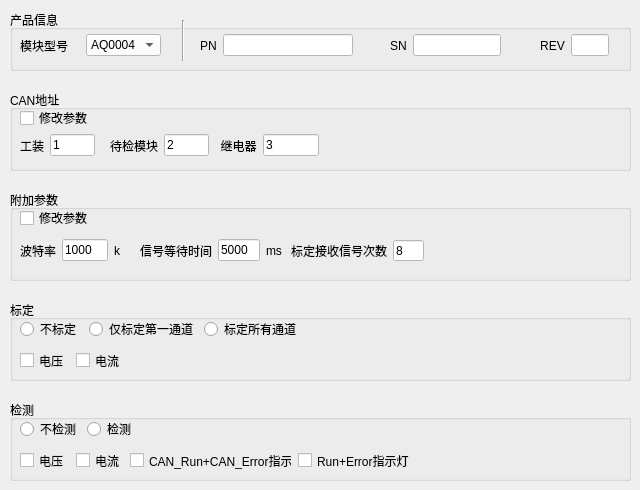
   <widget class="QWidget" name="tab_3">
    <attribute name="title">
     <string>AO</string>
    </attribute>
    <widget class="QGroupBox" name="groupBox_14">
     <property name="geometry">
      <rect>
       <x>10</x>
       <y>400</y>
       <width>621</width>
       <height>81</height>
      </rect>
     </property>
     <property name="title">
      <string>检测</string>
     </property>
     <widget class="QWidget" name="layoutWidget_38">
      <property name="geometry">
       <rect>
        <x>10</x>
        <y>20</y>
        <width>121</width>
        <height>18</height>
       </rect>
      </property>
      <layout class="QHBoxLayout" name="horizontalLayout_52">
       <item>
        <widget class="QRadioButton" name="radioButton_16">
         <property name="text">
          <string>不检测</string>
         </property>
        </widget>
       </item>
       <item>
        <widget class="QRadioButton" name="radioButton_17">
         <property name="text">
          <string>检测</string>
         </property>
        </widget>
       </item>
      </layout>
     </widget>
     <widget class="QWidget" name="layoutWidget_39">
      <property name="geometry">
       <rect>
        <x>10</x>
        <y>50</y>
        <width>105</width>
        <height>21</height>
       </rect>
      </property>
      <layout class="QHBoxLayout" name="horizontalLayout_53">
       <item>
        <widget class="QCheckBox" name="checkBox_29">
         <property name="text">
          <string>电压</string>
         </property>
        </widget>
       </item>
       <item>
        <widget class="QCheckBox" name="checkBox_30">
         <property name="text">
          <string>电流</string>
         </property>
        </widget>
       </item>
      </layout>
     </widget>
     <widget class="QWidget" name="layoutWidget_40">
      <property name="geometry">
       <rect>
        <x>120</x>
        <y>50</y>
        <width>285</width>
        <height>21</height>
       </rect>
      </property>
      <layout class="QHBoxLayout" name="horizontalLayout_54">
       <item>
        <widget class="QCheckBox" name="checkBox_31">
         <property name="text">
          <string>CAN_Run+CAN_Error指示灯</string>
         </property>
        </widget>
       </item>
       <item>
        <widget class="QCheckBox" name="checkBox_32">
         <property name="text">
          <string>Run+Error指示灯</string>
         </property>
        </widget>
       </item>
      </layout>
     </widget>
    </widget>
    <widget class="QGroupBox" name="groupBox_15">
     <property name="geometry">
      <rect>
       <x>10</x>
       <y>90</y>
       <width>621</width>
       <height>81</height>
      </rect>
     </property>
     <property name="title">
      <string>CAN地址</string>
     </property>
     <widget class="QWidget" name="layoutWidget_41">
      <property name="geometry">
       <rect>
        <x>10</x>
        <y>40</y>
        <width>75</width>
        <height>31</height>
       </rect>
      </property>
      <layout class="QHBoxLayout" name="horizontalLayout_55">
       <item>
        <widget class="QLabel" name="label_74">
         <property name="text">
          <string>工装</string>
         </property>
         <property name="alignment">
          <set>Qt::AlignCenter</set>
         </property>
        </widget>
       </item>
       <item>
        <widget class="QLineEdit" name="lineEdit_39">
         <property name="styleSheet">
          <string notr="true">background-color: rgb(255, 255, 255);</string>
         </property>
         <property name="text">
          <string>1</string>
         </property>
        </widget>
       </item>
      </layout>
     </widget>
     <widget class="QWidget" name="layoutWidget_43">
      <property name="geometry">
       <rect>
        <x>100</x>
        <y>40</y>
        <width>99</width>
        <height>31</height>
       </rect>
      </property>
      <layout class="QHBoxLayout" name="horizontalLayout_58">
       <item>
        <widget class="QLabel" name="label_75">
         <property name="text">
          <string>待检模块</string>
         </property>
         <property name="alignment">
          <set>Qt::AlignCenter</set>
         </property>
        </widget>
       </item>
       <item>
        <widget class="QLineEdit" name="lineEdit_40">
         <property name="styleSheet">
          <string notr="true">background-color: rgb(255, 255, 255);</string>
         </property>
         <property name="text">
          <string>2</string>
         </property>
        </widget>
       </item>
      </layout>
     </widget>
     <widget class="QWidget" name="layoutWidget_44">
      <property name="geometry">
       <rect>
        <x>210</x>
        <y>40</y>
        <width>99</width>
        <height>31</height>
       </rect>
      </property>
      <layout class="QHBoxLayout" name="horizontalLayout_59">
       <item>
        <widget class="QLabel" name="label_76">
         <property name="text">
          <string>继电器</string>
         </property>
         <property name="alignment">
          <set>Qt::AlignCenter</set>
         </property>
        </widget>
       </item>
       <item>
        <widget class="QLineEdit" name="lineEdit_41">
         <property name="styleSheet">
          <string notr="true">background-color: rgb(255, 255, 255);</string>
         </property>
         <property name="text">
          <string>3</string>
         </property>
        </widget>
       </item>
      </layout>
     </widget>
     <widget class="QCheckBox" name="checkBox_33">
      <property name="geometry">
       <rect>
        <x>10</x>
        <y>20</y>
        <width>71</width>
        <height>16</height>
       </rect>
      </property>
      <property name="text">
       <string>修改参数</string>
      </property>
     </widget>
    </widget>
    <widget class="QGroupBox" name="groupBox_8">
     <property name="geometry">
      <rect>
       <x>10</x>
       <y>190</y>
       <width>621</width>
       <height>91</height>
      </rect>
     </property>
     <property name="title">
      <string>附加参数</string>
     </property>
     <widget class="QWidget" name="layoutWidget_45">
      <property name="geometry">
       <rect>
        <x>10</x>
        <y>45</y>
        <width>101</width>
        <height>31</height>
       </rect>
      </property>
      <layout class="QHBoxLayout" name="horizontalLayout_60">
       <item>
        <widget class="QLabel" name="label_77">
         <property name="text">
          <string>波特率</string>
         </property>
        </widget>
       </item>
       <item>
        <widget class="QLineEdit" name="lineEdit_42">
         <property name="styleSheet">
          <string notr="true">background-color: rgb(255, 255, 255);</string>
         </property>
         <property name="text">
          <string>1000</string>
         </property>
        </widget>
       </item>
       <item>
        <widget class="QLabel" name="label_78">
         <property name="text">
          <string>k</string>
         </property>
        </widget>
       </item>
      </layout>
     </widget>
     <widget class="QWidget" name="layoutWidget_46">
      <property name="geometry">
       <rect>
        <x>130</x>
        <y>45</y>
        <width>142</width>
        <height>31</height>
       </rect>
      </property>
      <layout class="QHBoxLayout" name="horizontalLayout_61">
       <item>
        <widget class="QLabel" name="label_79">
         <property name="text">
          <string>信号等待时间</string>
         </property>
        </widget>
       </item>
       <item>
        <widget class="QLineEdit" name="lineEdit_43">
         <property name="styleSheet">
          <string notr="true">background-color: rgb(255, 255, 255);</string>
         </property>
         <property name="text">
          <string>5000</string>
         </property>
        </widget>
       </item>
       <item>
        <widget class="QLabel" name="label_80">
         <property name="text">
          <string>ms</string>
         </property>
        </widget>
       </item>
      </layout>
     </widget>
     <widget class="QLineEdit" name="lineEdit_44">
      <property name="geometry">
       <rect>
        <x>383</x>
        <y>50</y>
        <width>31</width>
        <height>21</height>
       </rect>
      </property>
      <property name="styleSheet">
       <string notr="true">background-color: rgb(255, 255, 255);</string>
      </property>
      <property name="text">
       <string>8</string>
      </property>
     </widget>
     <widget class="QLabel" name="label_81">
      <property name="geometry">
       <rect>
        <x>281</x>
        <y>50</y>
        <width>96</width>
        <height>21</height>
       </rect>
      </property>
      <property name="text">
       <string>标定接收信号次数</string>
      </property>
     </widget>
     <widget class="QCheckBox" name="checkBox_34">
      <property name="geometry">
       <rect>
        <x>10</x>
        <y>20</y>
        <width>71</width>
        <height>16</height>
       </rect>
      </property>
      <property name="text">
       <string>修改参数</string>
      </property>
     </widget>
    </widget>
    <widget class="QGroupBox" name="groupBox_16">
     <property name="geometry">
      <rect>
       <x>10</x>
       <y>10</y>
       <width>621</width>
       <height>61</height>
      </rect>
     </property>
     <property name="title">
      <string>产品信息</string>
     </property>
     <widget class="Line" name="line_8">
      <property name="geometry">
       <rect>
        <x>163</x>
        <y>10</y>
        <width>20</width>
        <height>41</height>
       </rect>
      </property>
      <property name="orientation">
       <enum>Qt::Vertical</enum>
      </property>
     </widget>
     <widget class="QWidget" name="layoutWidget_47">
      <property name="geometry">
       <rect>
        <x>530</x>
        <y>20</y>
        <width>69</width>
        <height>31</height>
       </rect>
      </property>
      <layout class="QHBoxLayout" name="horizontalLayout_62">
       <item>
        <widget class="QLabel" name="label_82">
         <property name="text">
          <string>REV</string>
         </property>
         <property name="alignment">
          <set>Qt::AlignCenter</set>
         </property>
        </widget>
       </item>
       <item>
        <widget class="QLineEdit" name="lineEdit_45">
         <property name="styleSheet">
          <string notr="true">background-color: rgb(255, 255, 255);</string>
         </property>
         <property name="text">
          <string/>
         </property>
        </widget>
       </item>
      </layout>
     </widget>
     <widget class="QWidget" name="layoutWidget_48">
      <property name="geometry">
       <rect>
        <x>380</x>
        <y>20</y>
        <width>111</width>
        <height>31</height>
       </rect>
      </property>
      <layout class="QHBoxLayout" name="horizontalLayout_63">
       <item>
        <widget class="QLabel" name="label_83">
         <property name="text">
          <string>SN</string>
         </property>
         <property name="alignment">
          <set>Qt::AlignCenter</set>
         </property>
        </widget>
       </item>
       <item>
        <widget class="QLineEdit" name="lineEdit_46">
         <property name="styleSheet">
          <string notr="true">background-color: rgb(255, 255, 255);</string>
         </property>
         <property name="text">
          <string/>
         </property>
        </widget>
       </item>
      </layout>
     </widget>
     <widget class="QWidget" name="layoutWidget_49">
      <property name="geometry">
       <rect>
        <x>190</x>
        <y>20</y>
        <width>153</width>
        <height>31</height>
       </rect>
      </property>
      <layout class="QHBoxLayout" name="horizontalLayout_64">
       <item>
        <widget class="QLabel" name="label_84">
         <property name="text">
          <string>PN</string>
         </property>
         <property name="alignment">
          <set>Qt::AlignCenter</set>
         </property>
        </widget>
       </item>
       <item>
        <widget class="QLineEdit" name="lineEdit_47">
         <property name="styleSheet">
          <string notr="true">background-color: rgb(255, 255, 255);</string>
         </property>
         <property name="text">
          <string/>
         </property>
        </widget>
       </item>
      </layout>
     </widget>
     <widget class="QWidget" name="layoutWidget_50">
      <property name="geometry">
       <rect>
        <x>10</x>
        <y>20</y>
        <width>141</width>
        <height>31</height>
       </rect>
      </property>
      <layout class="QHBoxLayout" name="horizontalLayout_65">
       <item>
        <widget class="QLabel" name="label_85">
         <property name="text">
          <string>模块型号</string>
         </property>
        </widget>
       </item>
       <item>
        <widget class="QComboBox" name="comboBox_5">
         <property name="styleSheet">
          <string notr="true">background-color: rgb(255, 255, 255);</string>
         </property>
         <item>
          <property name="text">
           <string>AQ0004</string>
          </property>
         </item>
         <item>
          <property name="text">
           <string>AQ0008</string>
          </property>
         </item>
        </widget>
       </item>
      </layout>
     </widget>
    </widget>
    <widget class="QGroupBox" name="groupBox_17">
     <property name="geometry">
      <rect>
       <x>10</x>
       <y>300</y>
       <width>621</width>
       <height>81</height>
      </rect>
     </property>
     <property name="title">
      <string>标定</string>
     </property>
     <widget class="QWidget" name="layoutWidget_51">
      <property name="geometry">
       <rect>
        <x>10</x>
        <y>20</y>
        <width>281</width>
        <height>18</height>
       </rect>
      </property>
      <layout class="QHBoxLayout" name="horizontalLayout_66">
       <item>
        <widget class="QRadioButton" name="radioButton_18">
         <property name="text">
          <string>不标定</string>
         </property>
        </widget>
       </item>
       <item>
        <widget class="QRadioButton" name="radioButton_19">
         <property name="text">
          <string>仅标定第一通道</string>
         </property>
        </widget>
       </item>
       <item>
        <widget class="QRadioButton" name="radioButton_20">
         <property name="text">
          <string>标定所有通道</string>
         </property>
        </widget>
       </item>
      </layout>
     </widget>
     <widget class="QWidget" name="layoutWidget_52">
      <property name="geometry">
       <rect>
        <x>10</x>
        <y>50</y>
        <width>105</width>
        <height>21</height>
       </rect>
      </property>
      <layout class="QHBoxLayout" name="horizontalLayout_67">
       <item>
        <widget class="QCheckBox" name="checkBox_35">
         <property name="text">
          <string>电压</string>
         </property>
        </widget>
       </item>
       <item>
        <widget class="QCheckBox" name="checkBox_36">
         <property name="text">
          <string>电流</string>
         </property>
        </widget>
       </item>
      </layout>
     </widget>
    </widget>
   </widget>
